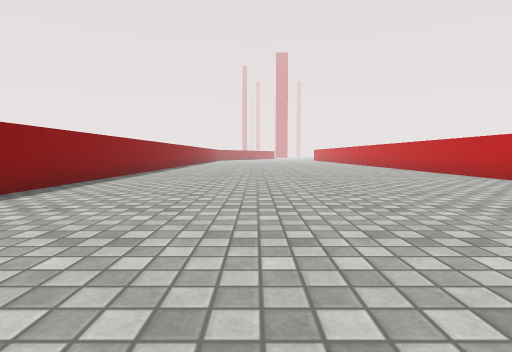
[1] (above)

17 first-person views from a walk through a scene from a Unity 3-D project. The camera is 0.55 m above the floor, tilts 4° down and sees 80° across. The floor is counted in squares, 1 m on a side. Each view is taken from the middle of a square. On the plan, view 1 faces up. The plan holds only what a view shows up to about 9 squares ahead; the rest is blank. The place goes on beyond the plan. Surface patterns are stand-ins for the level's own textures.

[2]
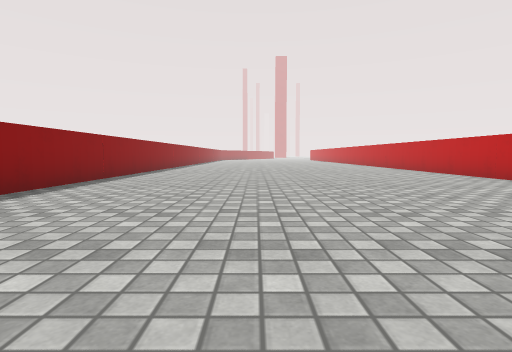

[3]
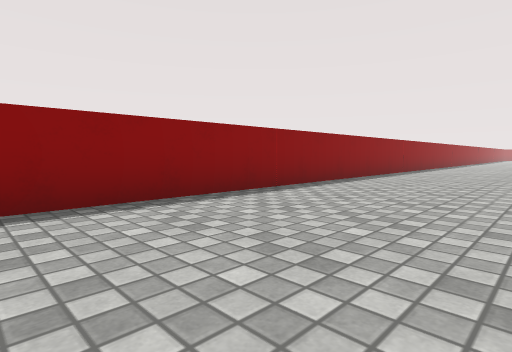

[4]
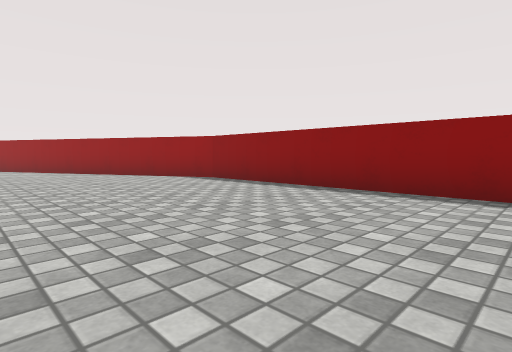

[5]
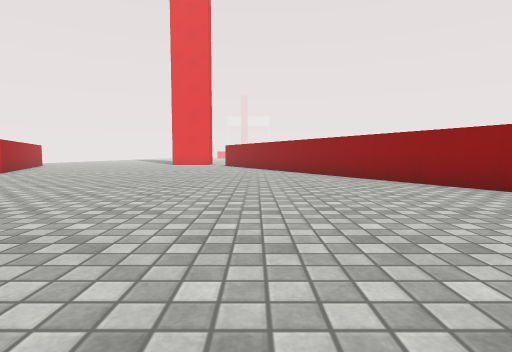

[6]
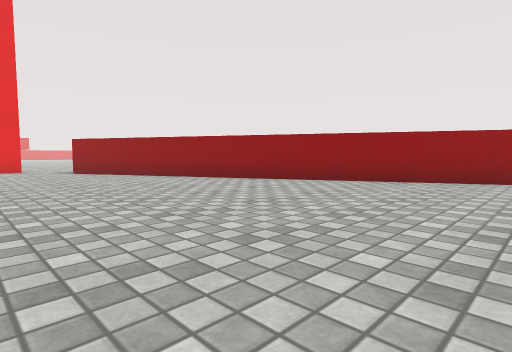

[7]
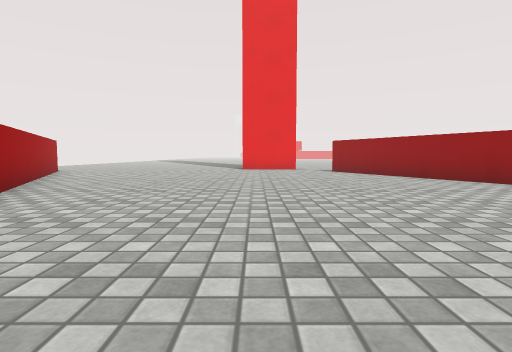

[8]
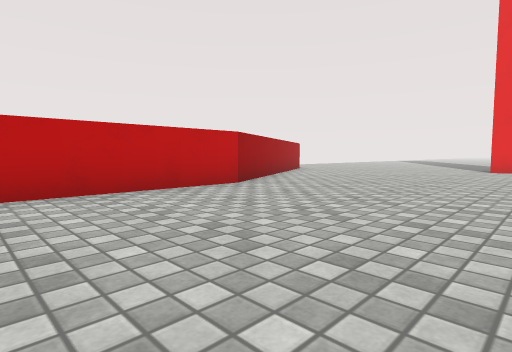

[9]
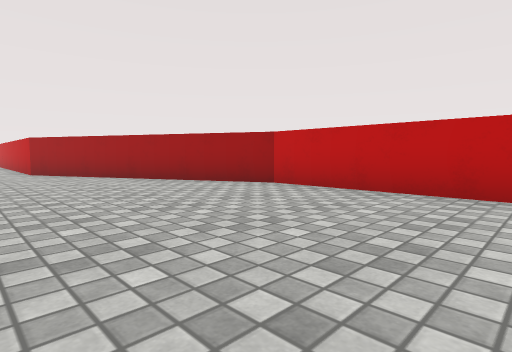

[10]
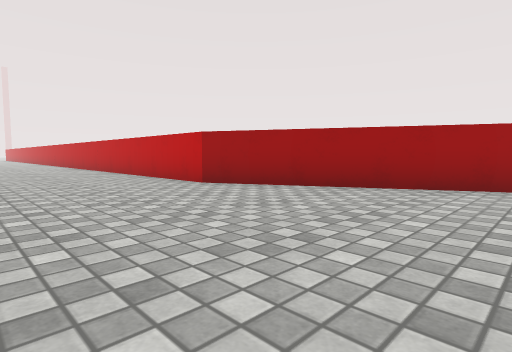

[11]
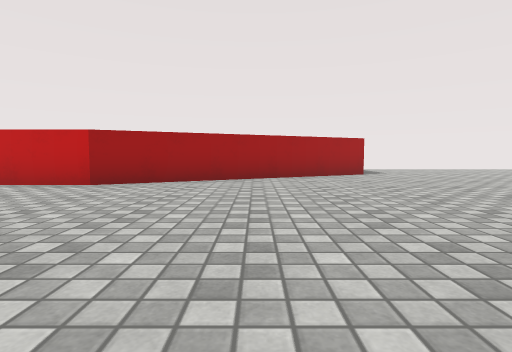

[12]
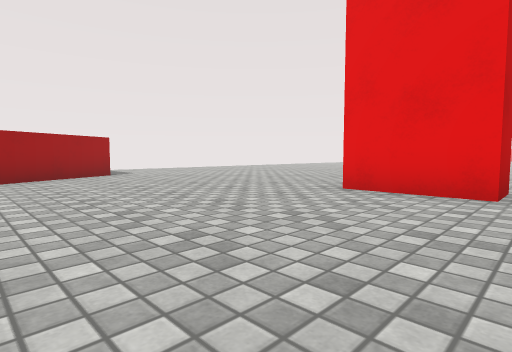

[13]
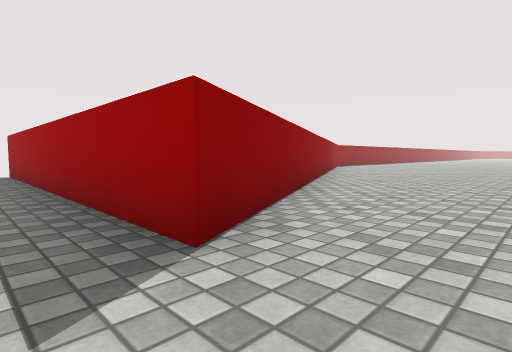

[14]
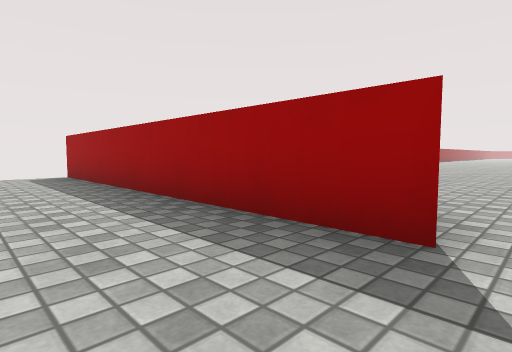

[15]
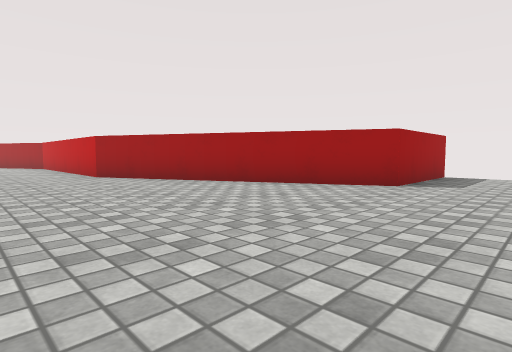

[16]
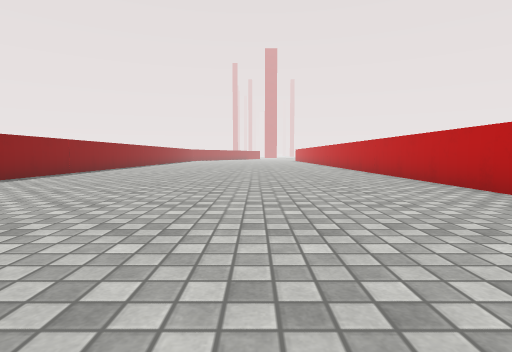

[17]
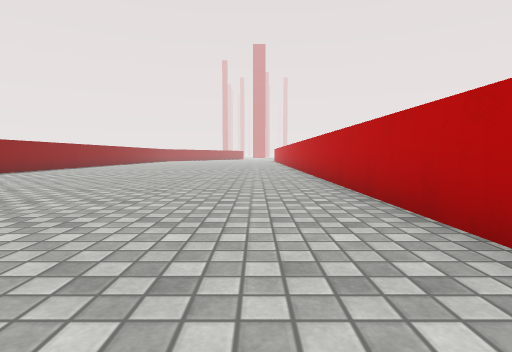

### Floor plan
Points are (right, up) in squares from view 1. A wall is a line through its corners. A room is listed if a view was taken in it or the views show most of it. See-through windows are left out.
Room 1 (views 1, 2, 3, 4, 5, 6, 7, 8, 9, 10, 11, 12, 13, 14, 15, 16, 17)
walls: (3.5, -21.5) (3.5, -20.5) (5.5, -20.5); (14.5, -19) (11.5, -19) (8.5, -13) (8.5, -7) (5.5, -1) (5.5, 10.5); (-3.5, 10.5) (-3.5, -7) (2.5, -19) (-5.5, -19)

Positions as (right, up) in squares from view 1, and headings:
1: (0, 0), facing up
2: (0, -2), facing up
3: (0, -5), facing up-left
4: (1, -1), facing down-left
5: (1, -4), facing down
6: (5, -9), facing down-left
7: (5, -9), facing down
8: (4, -9), facing down-right
9: (4, -11), facing up-right
10: (2, -6), facing up-right
11: (3, -16), facing right
12: (3, -16), facing down-right
13: (4, -20), facing up-left
14: (3, -21), facing up-left
15: (6, -21), facing up-right
16: (2, 2), facing up
17: (4, 4), facing up
